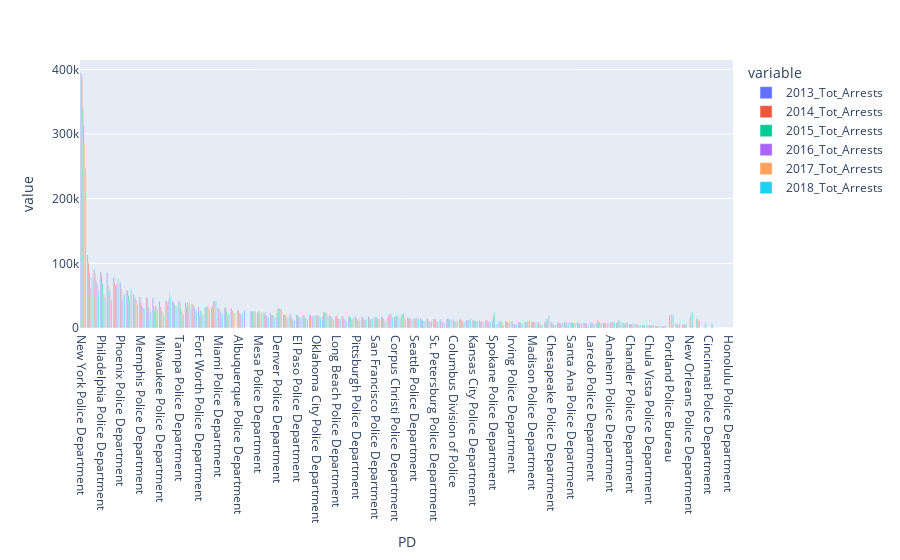

The notebook cell saved with this chart:
### Code cell
fig = px.bar(tot_arrest, x='PD', y=['2013_Tot_Arrests', '2014_Tot_Arrests', '2015_Tot_Arrests', '2016_Tot_Arrests', '2017_Tot_Arrests','2018_Tot_Arrests'],barmode='group')
fig.show()

### Figure 1 — Plotly figure (JSON) as saved in the notebook; plotly's stock layout.template omitted (floating-point values rounded to 4 significant figures)
{"data": [{"alignmentgroup": "True", "hovertemplate": "variable=2013_Tot_Arrests<br>PD=%{x}<br>value=%{y}<extra></extra>", "legendgroup": "2013_Tot_Arrests", "marker": {"color": "#636efa"}, "name": "2013_Tot_Arrests", "offsetgroup": "2013_Tot_Arrests", "orientation": "v", "showlegend": true, "textposition": "auto", "type": "bar", "x": ["New York Police Department", "Chicago Police Department", "Los Angeles Police Department", "Philadelphia Police Department", "Houston Police Department", "Las Vegas Metropolitan Police Department", "Phoenix Police Department", "San Antonio Police Department", "Metropolitan Nashville Police Department", "Memphis Police Department", "Baltimore Police Department", "Dallas Police Department", "Milwaukee Police Department", "DC Metropolitan Police Department", "San Diego Police Department", "Tampa Police Department", "Indianapolis Metropolitan Police Department", "Austin Police Department", "Fort Worth Police Department", "Tucson Police Department", "Louisville Metro Police Department", "Miami Police Department", "Fresno Police Department", "Atlanta Police Department", "Albuquerque Police Department", "Raleigh Police Department", "Jacksonville Sheriff's Office", "Mesa Police Department", "Virginia Beach Police Department", "St. Louis Metropolitan Police Department", "Denver Police Department", "Aurora Police Department", "Minneapolis Police Department", "El Paso Police Department", "Winston-Salem Police Department", "Omaha Police Department", "Oklahoma City Police Department", "Charlotte-Mecklenburg Police Department", "Sacramento Police Department", "Long Beach Police Department", "Greensboro Police Department", "San Jose Police Department", "Pittsburgh Police Department", "Norfolk Police Department", "Anchorage Police Department", "San Francisco Police Department", "Arlington Police Department", "Colorado Springs Police Department", "Corpus Christi Police Department", "Bakersfield Police Department", "Tulsa Police Department", "Seattle Police Department", "Buffalo Police Department", "Detroit Police Department", "St. Petersburg Police Department", "Newark Police Department", "Lincoln Police Department", "Columbus Division of Police", "Boston Police Department", "Reno Police Department", "Kansas City Police Department", "St. Paul Police Department", "Orlando Police Department", "Spokane Police Department", "Wichita Police Department", "Scottsdale Police Department", "Irving Police Department", "Hialeah Police Department", "Henderson Police Department", "Madison Police Department", "Cleveland Police Department", "Lexington Police Department", "Chesapeake Police Department", "Lubbock Police Department", "Plano Police Department", "Santa Ana Police Department", "Garland Police Department", "Jersey City Police Department", "Laredo Police Department", "Riverside Police Department", "Stockton Police Department", "Anaheim Police Department", "Oakland Police Department", "San Bernardino Police Department", "Chandler Police Department", "Durham Police Department", "Glendale Police Department", "Chula Vista Police Department", "Fremont Police Department", "Irvine Police Department", "Portland Police Bureau", "North Las Vegas Police Department", "Fort Wayne Police Department", "New Orleans Police Department", "Baton Rouge Police Department", "Toledo Police Department", "Cincinnati Polce Department", "Birmingham Police Department", "Rochester Police Department", "Honolulu Police Department"], "xaxis": "x", "y": [393809, 112862, 90436, 86253, 85551, 78230, 70691, 58324, 51672, 47866, 47560, 46332, 41870, 41630, 41444, 41318, 39493, 37024, 32694, 31892, 31716, 31210, 30580, 30505, 27700, 27458, 25922, 24509, 24359, 23094, 22343, 21182, 20797, 20469, 19742, 19407, 19330, 19087, 18467, 18346, 18013, 17994, 17868, 17611, 17601, 17451, 17258, 17106, 16900, 16786, 16360, 15100, 14774, 14737, 13997, 13648, 13366, 12745, 12716, 12196, 11828, 11758, 11427, 10654, 10566, 10468, 10329, 9403, 9279, 9265, 9245, 9189, 9177, 8861, 8832, 8715, 8597, 8239, 8202, 8117, 8008, 7891, 7562, 6996, 6257, 5793, 4530, 3935, 2913, 2742, 0, 0, 0, 0, 0, 0, 0, 0, 0, 0], "yaxis": "y"}, {"alignmentgroup": "True", "hovertemplate": "variable=2014_Tot_Arrests<br>PD=%{x}<br>value=%{y}<extra></extra>", "legendgroup": "2014_Tot_Arrests", "marker": {"color": "#EF553B"}, "name": "2014_Tot_Arrests", "offsetgroup": "2014_Tot_Arrests", "orientation": "v", "showlegend": true, "textposition": "auto", "type": "bar", "x": ["New York Police Department", "Chicago Police Department", "Los Angeles Police Department", "Philadelphia Police Department", "Houston Police Department", "Las Vegas Metropolitan Police Department", "Phoenix Police Department", "San Antonio Police Department", "Metropolitan Nashville Police Department", "Memphis Police Department", "Baltimore Police Department", "Dallas Police Department", "Milwaukee Police Department", "DC Metropolitan Police Department", "San Diego Police Department", "Tampa Police Department", "Indianapolis Metropolitan Police Department", "Austin Police Department", "Fort Worth Police Department", "Tucson Police Department", "Louisville Metro Police Department", "Miami Police Department", "Fresno Police Department", "Atlanta Police Department", "Albuquerque Police Department", "Raleigh Police Department", "Jacksonville Sheriff's Office", "Mesa Police Department", "Virginia Beach Police Department", "St. Louis Metropolitan Police Department", "Denver Police Department", "Aurora Police Department", "Minneapolis Police Department", "El Paso Police Department", "Winston-Salem Police Department", "Omaha Police Department", "Oklahoma City Police Department", "Charlotte-Mecklenburg Police Department", "Sacramento Police Department", "Long Beach Police Department", "Greensboro Police Department", "San Jose Police Department", "Pittsburgh Police Department", "Norfolk Police Department", "Anchorage Police Department", "San Francisco Police Department", "Arlington Police Department", "Colorado Springs Police Department", "Corpus Christi Police Department", "Bakersfield Police Department", "Tulsa Police Department", "Seattle Police Department", "Buffalo Police Department", "Detroit Police Department", "St. Petersburg Police Department", "Newark Police Department", "Lincoln Police Department", "Columbus Division of Police", "Boston Police Department", "Reno Police Department", "Kansas City Police Department", "St. Paul Police Department", "Orlando Police Department", "Spokane Police Department", "Wichita Police Department", "Scottsdale Police Department", "Irving Police Department", "Hialeah Police Department", "Henderson Police Department", "Madison Police Department", "Cleveland Police Department", "Lexington Police Department", "Chesapeake Police Department", "Lubbock Police Department", "Plano Police Department", "Santa Ana Police Department", "Garland Police Department", "Jersey City Police Department", "Laredo Police Department", "Riverside Police Department", "Stockton Police Department", "Anaheim Police Department", "Oakland Police Department", "San Bernardino Police Department", "Chandler Police Department", "Durham Police Department", "Glendale Police Department", "Chula Vista Police Department", "Fremont Police Department", "Irvine Police Department", "Portland Police Bureau", "North Las Vegas Police Department", "Fort Wayne Police Department", "New Orleans Police Department", "Baton Rouge Police Department", "Toledo Police Department", "Cincinnati Polce Department", "Birmingham Police Department", "Rochester Police Department", "Honolulu Police Department"], "xaxis": "x", "y": [387727, 100346, 83187, 82799, 65821, 70950, 59811, 57490, 47378, 39655, 46232, 33225, 32550, 41186, 40118, 38102, 33825, 36524, 19452, 32313, 34606, 29208, 32118, 26958, 25447, 0, 25439, 24120, 23247, 19261, 29752, 20469, 17358, 19539, 18875, 20400, 19515, 23669, 19824, 19109, 16273, 17729, 15406, 15834, 14748, 14699, 16222, 20316, 17443, 20912, 14739, 13207, 12893, 13383, 13654, 10192, 14839, 8663, 13647, 12309, 12336, 9820, 11408, 18510, 9323, 9673, 7077, 8456, 9139, 9363, 8519, 8202, 8084, 7695, 3432, 8641, 8147, 7334, 8125, 11796, 7681, 8137, 9781, 7993, 6105, 5699, 3477, 3426, 3040, 2500, 20160, 6922, 5331, 0, 0, 0, 0, 0, 0, 0], "yaxis": "y"}, {"alignmentgroup": "True", "hovertemplate": "variable=2015_Tot_Arrests<br>PD=%{x}<br>value=%{y}<extra></extra>", "legendgroup": "2015_Tot_Arrests", "marker": {"color": "#00cc96"}, "name": "2015_Tot_Arrests", "offsetgroup": "2015_Tot_Arrests", "orientation": "v", "showlegend": true, "textposition": "auto", "type": "bar", "x": ["New York Police Department", "Chicago Police Department", "Los Angeles Police Department", "Philadelphia Police Department", "Houston Police Department", "Las Vegas Metropolitan Police Department", "Phoenix Police Department", "San Antonio Police Department", "Metropolitan Nashville Police Department", "Memphis Police Department", "Baltimore Police Department", "Dallas Police Department", "Milwaukee Police Department", "DC Metropolitan Police Department", "San Diego Police Department", "Tampa Police Department", "Indianapolis Metropolitan Police Department", "Austin Police Department", "Fort Worth Police Department", "Tucson Police Department", "Louisville Metro Police Department", "Miami Police Department", "Fresno Police Department", "Atlanta Police Department", "Albuquerque Police Department", "Raleigh Police Department", "Jacksonville Sheriff's Office", "Mesa Police Department", "Virginia Beach Police Department", "St. Louis Metropolitan Police Department", "Denver Police Department", "Aurora Police Department", "Minneapolis Police Department", "El Paso Police Department", "Winston-Salem Police Department", "Omaha Police Department", "Oklahoma City Police Department", "Charlotte-Mecklenburg Police Department", "Sacramento Police Department", "Long Beach Police Department", "Greensboro Police Department", "San Jose Police Department", "Pittsburgh Police Department", "Norfolk Police Department", "Anchorage Police Department", "San Francisco Police Department", "Arlington Police Department", "Colorado Springs Police Department", "Corpus Christi Police Department", "Bakersfield Police Department", "Tulsa Police Department", "Seattle Police Department", "Buffalo Police Department", "Detroit Police Department", "St. Petersburg Police Department", "Newark Police Department", "Lincoln Police Department", "Columbus Division of Police", "Boston Police Department", "Reno Police Department", "Kansas City Police Department", "St. Paul Police Department", "Orlando Police Department", "Spokane Police Department", "Wichita Police Department", "Scottsdale Police Department", "Irving Police Department", "Hialeah Police Department", "Henderson Police Department", "Madison Police Department", "Cleveland Police Department", "Lexington Police Department", "Chesapeake Police Department", "Lubbock Police Department", "Plano Police Department", "Santa Ana Police Department", "Garland Police Department", "Jersey City Police Department", "Laredo Police Department", "Riverside Police Department", "Stockton Police Department", "Anaheim Police Department", "Oakland Police Department", "San Bernardino Police Department", "Chandler Police Department", "Durham Police Department", "Glendale Police Department", "Chula Vista Police Department", "Fremont Police Department", "Irvine Police Department", "Portland Police Bureau", "North Las Vegas Police Department", "Fort Wayne Police Department", "New Orleans Police Department", "Baton Rouge Police Department", "Toledo Police Department", "Cincinnati Polce Department", "Birmingham Police Department", "Rochester Police Department", "Honolulu Police Department"], "xaxis": "x", "y": [339470, 84215, 71732, 69324, 56317, 65575, 0, 50826, 45841, 34280, 32939, 26666, 27082, 36219, 36587, 30983, 39620, 33101, 26640, 32294, 41338, 25618, 25068, 0, 22126, 0, 25969, 25723, 20259, 20493, 30118, 19155, 15019, 18192, 16146, 0, 19660, 25305, 18132, 15411, 13601, 16232, 12911, 12700, 14387, 16604, 13989, 22020, 19278, 21814, 15769, 14230, 12354, 10849, 13491, 0, 13518, 9942, 11423, 11869, 10886, 9659, 10650, 23794, 9307, 8910, 5831, 7950, 8954, 9382, 6441, 13310, 5919, 8092, 9163, 8101, 7561, 7670, 8196, 8500, 6261, 8381, 10850, 6337, 6256, 4663, 3692, 4019, 2566, 2988, 0, 5922, 5054, 17017, 15244, 0, 0, 0, 0, 0], "yaxis": "y"}, {"alignmentgroup": "True", "hovertemplate": "variable=2016_Tot_Arrests<br>PD=%{x}<br>value=%{y}<extra></extra>", "legendgroup": "2016_Tot_Arrests", "marker": {"color": "#ab63fa"}, "name": "2016_Tot_Arrests", "offsetgroup": "2016_Tot_Arrests", "orientation": "v", "showlegend": true, "textposition": "auto", "type": "bar", "x": ["New York Police Department", "Chicago Police Department", "Los Angeles Police Department", "Philadelphia Police Department", "Houston Police Department", "Las Vegas Metropolitan Police Department", "Phoenix Police Department", "San Antonio Police Department", "Metropolitan Nashville Police Department", "Memphis Police Department", "Baltimore Police Department", "Dallas Police Department", "Milwaukee Police Department", "DC Metropolitan Police Department", "San Diego Police Department", "Tampa Police Department", "Indianapolis Metropolitan Police Department", "Austin Police Department", "Fort Worth Police Department", "Tucson Police Department", "Louisville Metro Police Department", "Miami Police Department", "Fresno Police Department", "Atlanta Police Department", "Albuquerque Police Department", "Raleigh Police Department", "Jacksonville Sheriff's Office", "Mesa Police Department", "Virginia Beach Police Department", "St. Louis Metropolitan Police Department", "Denver Police Department", "Aurora Police Department", "Minneapolis Police Department", "El Paso Police Department", "Winston-Salem Police Department", "Omaha Police Department", "Oklahoma City Police Department", "Charlotte-Mecklenburg Police Department", "Sacramento Police Department", "Long Beach Police Department", "Greensboro Police Department", "San Jose Police Department", "Pittsburgh Police Department", "Norfolk Police Department", "Anchorage Police Department", "San Francisco Police Department", "Arlington Police Department", "Colorado Springs Police Department", "Corpus Christi Police Department", "Bakersfield Police Department", "Tulsa Police Department", "Seattle Police Department", "Buffalo Police Department", "Detroit Police Department", "St. Petersburg Police Department", "Newark Police Department", "Lincoln Police Department", "Columbus Division of Police", "Boston Police Department", "Reno Police Department", "Kansas City Police Department", "St. Paul Police Department", "Orlando Police Department", "Spokane Police Department", "Wichita Police Department", "Scottsdale Police Department", "Irving Police Department", "Hialeah Police Department", "Henderson Police Department", "Madison Police Department", "Cleveland Police Department", "Lexington Police Department", "Chesapeake Police Department", "Lubbock Police Department", "Plano Police Department", "Santa Ana Police Department", "Garland Police Department", "Jersey City Police Department", "Laredo Police Department", "Riverside Police Department", "Stockton Police Department", "Anaheim Police Department", "Oakland Police Department", "San Bernardino Police Department", "Chandler Police Department", "Durham Police Department", "Glendale Police Department", "Chula Vista Police Department", "Fremont Police Department", "Irvine Police Department", "Portland Police Bureau", "North Las Vegas Police Department", "Fort Wayne Police Department", "New Orleans Police Department", "Baton Rouge Police Department", "Toledo Police Department", "Cincinnati Polce Department", "Birmingham Police Department", "Rochester Police Department", "Honolulu Police Department"], "xaxis": "x", "y": [314864, 61507, 68768, 53807, 57867, 67664, 44335, 42077, 42771, 31793, 29661, 34498, 24185, 44175, 35761, 25676, 37235, 30687, 24587, 33442, 40838, 24100, 19212, 22161, 20341, 0, 24883, 22995, 19190, 20163, 29993, 17455, 11879, 16874, 15432, 18677, 18574, 23740, 16282, 14726, 11536, 13034, 11897, 11870, 13294, 15271, 11024, 20489, 19747, 21629, 14311, 14569, 10937, 10883, 10907, 8490, 13053, 10092, 10247, 12044, 10629, 9024, 9344, 0, 9120, 9066, 5281, 7153, 9846, 8324, 3883, 13034, 3500, 7679, 8885, 7349, 6973, 7732, 6945, 9122, 6154, 9415, 11083, 6714, 6151, 3546, 0, 4601, 2422, 3337, 20322, 5935, 5365, 20589, 13322, 0, 0, 0, 0, 0], "yaxis": "y"}, {"alignmentgroup": "True", "hovertemplate": "variable=2017_Tot_Arrests<br>PD=%{x}<br>value=%{y}<extra></extra>", "legendgroup": "2017_Tot_Arrests", "marker": {"color": "#FFA15A"}, "name": "2017_Tot_Arrests", "offsetgroup": "2017_Tot_Arrests", "orientation": "v", "showlegend": true, "textposition": "auto", "type": "bar", "x": ["New York Police Department", "Chicago Police Department", "Los Angeles Police Department", "Philadelphia Police Department", "Houston Police Department", "Las Vegas Metropolitan Police Department", "Phoenix Police Department", "San Antonio Police Department", "Metropolitan Nashville Police Department", "Memphis Police Department", "Baltimore Police Department", "Dallas Police Department", "Milwaukee Police Department", "DC Metropolitan Police Department", "San Diego Police Department", "Tampa Police Department", "Indianapolis Metropolitan Police Department", "Austin Police Department", "Fort Worth Police Department", "Tucson Police Department", "Louisville Metro Police Department", "Miami Police Department", "Fresno Police Department", "Atlanta Police Department", "Albuquerque Police Department", "Raleigh Police Department", "Jacksonville Sheriff's Office", "Mesa Police Department", "Virginia Beach Police Department", "St. Louis Metropolitan Police Department", "Denver Police Department", "Aurora Police Department", "Minneapolis Police Department", "El Paso Police Department", "Winston-Salem Police Department", "Omaha Police Department", "Oklahoma City Police Department", "Charlotte-Mecklenburg Police Department", "Sacramento Police Department", "Long Beach Police Department", "Greensboro Police Department", "San Jose Police Department", "Pittsburgh Police Department", "Norfolk Police Department", "Anchorage Police Department", "San Francisco Police Department", "Arlington Police Department", "Colorado Springs Police Department", "Corpus Christi Police Department", "Bakersfield Police Department", "Tulsa Police Department", "Seattle Police Department", "Buffalo Police Department", "Detroit Police Department", "St. Petersburg Police Department", "Newark Police Department", "Lincoln Police Department", "Columbus Division of Police", "Boston Police Department", "Reno Police Department", "Kansas City Police Department", "St. Paul Police Department", "Orlando Police Department", "Spokane Police Department", "Wichita Police Department", "Scottsdale Police Department", "Irving Police Department", "Hialeah Police Department", "Henderson Police Department", "Madison Police Department", "Cleveland Police Department", "Lexington Police Department", "Chesapeake Police Department", "Lubbock Police Department", "Plano Police Department", "Santa Ana Police Department", "Garland Police Department", "Jersey City Police Department", "Laredo Police Department", "Riverside Police Department", "Stockton Police Department", "Anaheim Police Department", "Oakland Police Department", "San Bernardino Police Department", "Chandler Police Department", "Durham Police Department", "Glendale Police Department", "Chula Vista Police Department", "Fremont Police Department", "Irvine Police Department", "Portland Police Bureau", "North Las Vegas Police Department", "Fort Wayne Police Department", "New Orleans Police Department", "Baton Rouge Police Department", "Toledo Police Department", "Cincinnati Polce Department", "Birmingham Police Department", "Rochester Police Department", "Honolulu Police Department"], "xaxis": "x", "y": [286225, 57523, 64440, 52689, 47449, 68602, 49958, 52253, 40511, 30103, 29044, 31372, 24024, 53028, 35725, 22660, 40668, 28485, 23168, 30569, 42199, 19213, 19070, 22581, 21130, 0, 24313, 24344, 18668, 18729, 29372, 15907, 11955, 16838, 0, 0, 17246, 23632, 13810, 12145, 13247, 13977, 13534, 12692, 13871, 13950, 8397, 21462, 16655, 16822, 12666, 14543, 10050, 9701, 10149, 7624, 0, 9412, 9994, 12837, 10710, 9557, 9059, 4951, 8322, 9619, 5464, 5026, 9414, 7925, 4417, 17257, 4080, 7129, 9335, 7397, 6958, 6071, 4564, 7573, 7435, 8869, 10518, 8120, 6660, 3772, 2949, 4118, 2405, 2782, 19107, 5750, 5694, 25089, 12829, 7426, 6971, 0, 0, 0], "yaxis": "y"}, {"alignmentgroup": "True", "hovertemplate": "variable=2018_Tot_Arrests<br>PD=%{x}<br>value=%{y}<extra></extra>", "legendgroup": "2018_Tot_Arrests", "marker": {"color": "#19d3f3"}, "name": "2018_Tot_Arrests", "offsetgroup": "2018_Tot_Arrests", "orientation": "v", "showlegend": true, "textposition": "auto", "type": "bar", "x": ["New York Police Department", "Chicago Police Department", "Los Angeles Police Department", "Philadelphia Police Department", "Houston Police Department", "Las Vegas Metropolitan Police Department", "Phoenix Police Department", "San Antonio Police Department", "Metropolitan Nashville Police Department", "Memphis Police Department", "Baltimore Police Department", "Dallas Police Department", "Milwaukee Police Department", "DC Metropolitan Police Department", "San Diego Police Department", "Tampa Police Department", "Indianapolis Metropolitan Police Department", "Austin Police Department", "Fort Worth Police Department", "Tucson Police Department", "Louisville Metro Police Department", "Miami Police Department", "Fresno Police Department", "Atlanta Police Department", "Albuquerque Police Department", "Raleigh Police Department", "Jacksonville Sheriff's Office", "Mesa Police Department", "Virginia Beach Police Department", "St. Louis Metropolitan Police Department", "Denver Police Department", "Aurora Police Department", "Minneapolis Police Department", "El Paso Police Department", "Winston-Salem Police Department", "Omaha Police Department", "Oklahoma City Police Department", "Charlotte-Mecklenburg Police Department", "Sacramento Police Department", "Long Beach Police Department", "Greensboro Police Department", "San Jose Police Department", "Pittsburgh Police Department", "Norfolk Police Department", "Anchorage Police Department", "San Francisco Police Department", "Arlington Police Department", "Colorado Springs Police Department", "Corpus Christi Police Department", "Bakersfield Police Department", "Tulsa Police Department", "Seattle Police Department", "Buffalo Police Department", "Detroit Police Department", "St. Petersburg Police Department", "Newark Police Department", "Lincoln Police Department", "Columbus Division of Police", "Boston Police Department", "Reno Police Department", "Kansas City Police Department", "St. Paul Police Department", "Orlando Police Department", "Spokane Police Department", "Wichita Police Department", "Scottsdale Police Department", "Irving Police Department", "Hialeah Police Department", "Henderson Police Department", "Madison Police Department", "Cleveland Police Department", "Lexington Police Department", "Chesapeake Police Department", "Lubbock Police Department", "Plano Police Department", "Santa Ana Police Department", "Garland Police Department", "Jersey City Police Department", "Laredo Police Department", "Riverside Police Department", "Stockton Police Department", "Anaheim Police Department", "Oakland Police Department", "San Bernardino Police Department", "Chandler Police Department", "Durham Police Department", "Glendale Police Department", "Chula Vista Police Department", "Fremont Police Department", "Irvine Police Department", "Portland Police Bureau", "North Las Vegas Police Department", "Fort Wayne Police Department", "New Orleans Police Department", "Baton Rouge Police Department", "Toledo Police Department", "Cincinnati Polce Department", "Birmingham Police Department", "Rochester Police Department", "Honolulu Police Department"], "xaxis": "x", "y": [246773, 78737, 58688, 46301, 43036, 75653, 52449, 61234, 35949, 31342, 25567, 29772, 19057, 47147, 33674, 20310, 34286, 24359, 19863, 28858, 41453, 20902, 22527, 0, 22254, 0, 26230, 20800, 17071, 16993, 29520, 15662, 11652, 16264, 12786, 19072, 15795, 22021, 14054, 13362, 10665, 15392, 11699, 13469, 13973, 13891, 9566, 16670, 16238, 13048, 13303, 15182, 10720, 10734, 9753, 7453, 12874, 10954, 8843, 14422, 10796, 8632, 8727, 5865, 3931, 9296, 5854, 6160, 12111, 8016, 3834, 19232, 5149, 7496, 7657, 6609, 7060, 2972, 5991, 7443, 7327, 10019, 8971, 9195, 6538, 4596, 5405, 4213, 2741, 2064, 20501, 7056, 5897, 23674, 10773, 8467, 6694, 0, 0, 0], "yaxis": "y"}], "layout": {"barmode": "group", "legend": {"title": {"text": "variable"}, "tracegroupgap": 0}, "margin": {"t": 60}, "xaxis": {"anchor": "y", "domain": [0, 1], "title": {"text": "PD"}}, "yaxis": {"anchor": "x", "domain": [0, 1], "title": {"text": "value"}}}}
